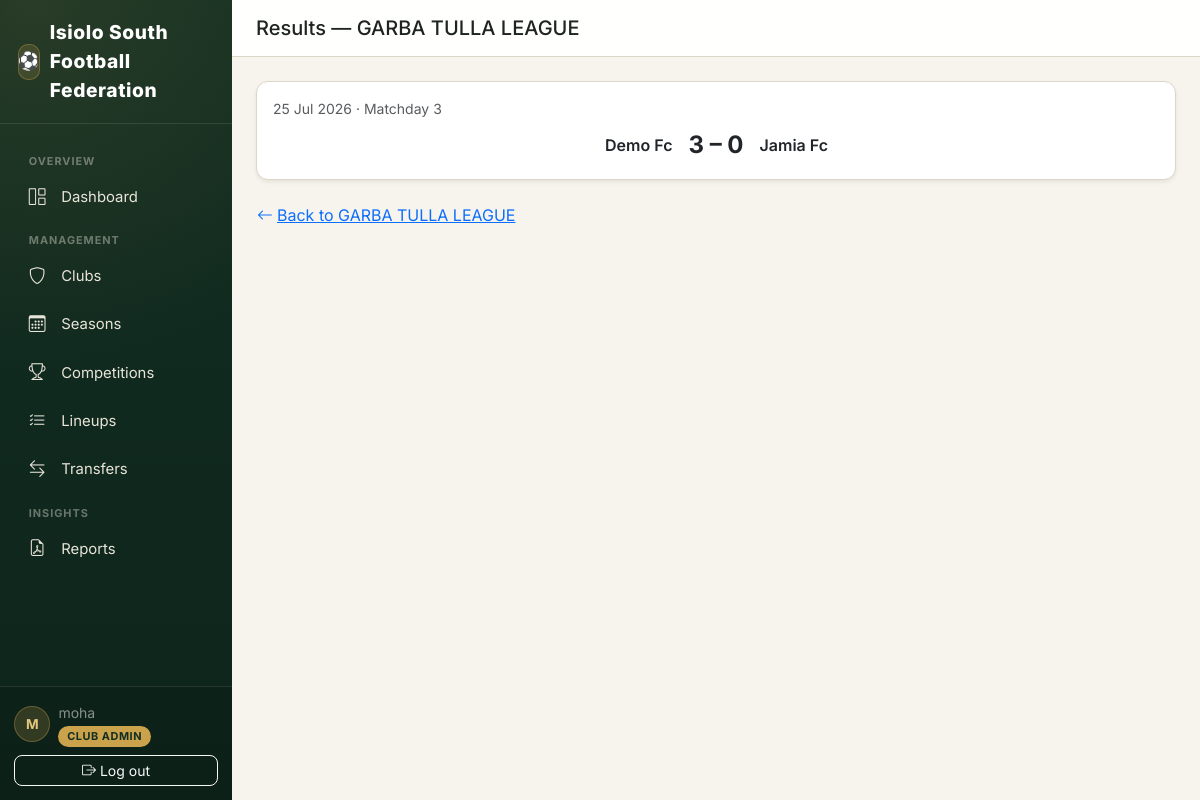
/results/competition/2/ (signed in), run on the app's committed database.
### accounts/models.py (models this page shows, shortened)
class CustomUser(AbstractUser):
    class Role(models.TextChoices):
        SUPER_ADMIN = "SUPER_ADMIN", "Super Admin"
        SUBCOUNTY_ADMIN = "SUBCOUNTY_ADMIN", "Sub-County Admin"
        CLUB_ADMIN = "CLUB_ADMIN", "Club Admin"
        REFEREE = "REFEREE", "Referee"
    role = models.CharField(
        max_length=20,
        choices=Role.choices,
        default=Role.CLUB_ADMIN,
        help_text="Determines what this user can see and do in FCMS.",
    )
    phone_number = models.CharField(max_length=20, blank=True)
    club = models.ForeignKey(
        "clubs.Club",
        on_delete=models.SET_NULL,
        null=True,
        blank=True,
        related_name="admins",
        help_text="Only set for Club Admin role.",
    )
    @property
    def is_super_admin(self):
        return self.role == self.Role.SUPER_ADMIN
    @property
    def is_subcounty_admin(self):
        return self.role == self.Role.SUBCOUNTY_ADMIN

### competitions/models.py (models this page shows, shortened)
class Competition(models.Model):
    class CompetitionType(models.TextChoices):
        LEAGUE = "LEAGUE", "League"
        KNOCKOUT = "KNOCKOUT", "Knockout"
        GROUP_KNOCKOUT = "GROUP_KNOCKOUT", "Group + Knockout"
        FRIENDLY = "FRIENDLY", "Friendly"
    class Status(models.TextChoices):
        DRAFT = "DRAFT", "Draft"
        REGISTRATION = "REGISTRATION", "Registration Open"
        ONGOING = "ONGOING", "Ongoing"
        COMPLETED = "COMPLETED", "Completed"
    season = models.ForeignKey(Season, on_delete=models.CASCADE, related_name="competitions")
    name = models.CharField(max_length=150, help_text='e.g. "Garbatulla Sub-County League"')
    competition_type = models.CharField(max_length=20, choices=CompetitionType.choices)
    status = models.CharField(max_length=20, choices=Status.choices, default=Status.DRAFT)
    double_round_robin = models.BooleanField(
        default=False,
        help_text="League only: teams play each other twice (home & away) instead of once.",
    )
    points_win = models.PositiveSmallIntegerField(default=3)
    points_draw = models.PositiveSmallIntegerField(default=1)
    points_loss = models.PositiveSmallIntegerField(default=0)
    two_legged_ties = models.BooleanField(
        default=False, help_text="Knockout only: each tie is played home & away (aggregate score)."
    )
    extra_time_enabled = models.BooleanField(default=True, help_text="Knockout only.")
    penalties_enabled = models.BooleanField(
        default=True, help_text="Knockout only: penalty shootout if still level after extra time."
    )
    has_third_place_playoff = models.BooleanField(default=False, help_text="Knockout only.")
    teams_qualifying_per_group = models.PositiveSmallIntegerField(
        default=2,
        help_text="Group + Knockout only: how many teams from each group advance to the knockout stage.",
    )
    created_at = models.DateTimeField(auto_now_add=True)
    class Meta:
        ordering = ["-created_at"]
        unique_together = ("season", "name")

class CompetitionTeam(models.Model):
    class Status(models.TextChoices):
        ENTERED = "ENTERED", "Entered"
        WITHDRAWN = "WITHDRAWN", "Withdrawn"
        DISQUALIFIED = "DISQUALIFIED", "Disqualified"
    competition = models.ForeignKey(Competition, on_delete=models.CASCADE, related_name="entered_teams")
    club = models.ForeignKey(Club, on_delete=models.CASCADE, related_name="competition_entries")
    status = models.CharField(max_length=20, choices=Status.choices, default=Status.ENTERED)
    entered_at = models.DateTimeField(auto_now_add=True)
    class Meta:
        unique_together = ("competition", "club")
        ordering = ["club__name"]

### results/models.py (models this page shows, shortened)
class MatchResult(models.Model):
    fixture = models.OneToOneField(Fixture, on_delete=models.CASCADE, related_name="result")
    home_score = models.PositiveSmallIntegerField()
    away_score = models.PositiveSmallIntegerField()
    went_to_extra_time = models.BooleanField(default=False)
    home_score_et = models.PositiveSmallIntegerField(
        default=0, help_text="Goals scored during extra time only (not cumulative)."
    )
    away_score_et = models.PositiveSmallIntegerField(
        default=0, help_text="Goals scored during extra time only (not cumulative)."
    )
    went_to_penalties = models.BooleanField(default=False)
    home_penalties = models.PositiveSmallIntegerField(default=0)
    away_penalties = models.PositiveSmallIntegerField(default=0)
    played_at = models.DateTimeField(null=True, blank=True, help_text="Actual datetime the match was played.")
    notes = models.TextField(blank=True, help_text="e.g. match abandoned, crowd issues, etc.")
    created_at = models.DateTimeField(auto_now_add=True)
    updated_at = models.DateTimeField(auto_now=True)
    @property
    def home_total(self):
        return self.home_score + self.home_score_et
    @property
    def away_total(self):
        return self.away_score + self.away_score_et

### fixtures/models.py (models this page shows, shortened)
class Fixture(models.Model):
    class Status(models.TextChoices):
        SCHEDULED = "SCHEDULED", "Scheduled"
        PLAYED = "PLAYED", "Played"
        POSTPONED = "POSTPONED", "Postponed"
        CANCELLED = "CANCELLED", "Cancelled"
    class Leg(models.IntegerChoices):
        FIRST = 1, "First leg"
        SECOND = 2, "Second leg"
    competition = models.ForeignKey(Competition, on_delete=models.CASCADE, related_name="fixtures")
    group = models.ForeignKey(
        Group, on_delete=models.CASCADE, null=True, blank=True, related_name="fixtures",
        help_text="Set only for group-stage fixtures within a Group + Knockout competition.",
    )
    knockout_fixture = models.OneToOneField(
        KnockoutFixture, on_delete=models.CASCADE, null=True, blank=True, related_name="match",
        help_text="Set only when this fixture fulfils a knockout bracket slot.",
    )
    home_team = models.ForeignKey(
        CompetitionTeam, on_delete=models.CASCADE, related_name="home_fixtures"
    )
    away_team = models.ForeignKey(
        CompetitionTeam, on_delete=models.CASCADE, related_name="away_fixtures"
    )
    round_number = models.PositiveSmallIntegerField(
        null=True, blank=True, help_text="League/group round number, e.g. Matchday 1, 2, 3..."
    )
    leg = models.PositiveSmallIntegerField(choices=Leg.choices, default=Leg.FIRST)
    match_date = models.DateField(null=True, blank=True)
    kickoff_time = models.TimeField(null=True, blank=True)
    venue = models.CharField(max_length=150, blank=True)
    status = models.CharField(max_length=20, choices=Status.choices, default=Status.SCHEDULED)
    created_at = models.DateTimeField(auto_now_add=True)
    class Meta:
        ordering = ["match_date", "kickoff_time", "id"]
    @property
    def is_knockout(self):
        return self.knockout_fixture_id is not None
    @property
    def is_group_stage(self):
        return self.group_id is not None

### clubs/models.py (models this page shows, shortened)
class Club(models.Model):
    class Status(models.TextChoices):
        PENDING = "PENDING", "Pending Approval"
        ACTIVE = "ACTIVE", "Active"
        SUSPENDED = "SUSPENDED", "Suspended"
        INACTIVE = "INACTIVE", "Inactive"
    name = models.CharField(max_length=150, unique=True)
    logo = models.ImageField(upload_to="club_logos/", blank=True, null=True)
    ward = models.CharField(max_length=100, help_text="Administrative ward the club represents.")
    registration_number = models.CharField(max_length=50, unique=True)
    home_ground = models.CharField(max_length=150, blank=True)
    contact_name = models.CharField(max_length=100, blank=True)
    contact_phone = models.CharField(max_length=20, blank=True)
    contact_email = models.EmailField(blank=True)
    status = models.CharField(max_length=20, choices=Status.choices, default=Status.PENDING)
    created_at = models.DateTimeField(auto_now_add=True)
    updated_at = models.DateTimeField(auto_now=True)
    class Meta:
        ordering = ["name"]

### results/views.py (the view)
# urls.py: path("competition/<int:competition_pk>/", views.result_list, name="list"),
@login_required
def result_list(request, competition_pk):
    competition = get_object_or_404(Competition, pk=competition_pk)
    results = (
        MatchResult.objects.filter(fixture__competition=competition)
        .select_related(
            "fixture__home_team__club",
            "fixture__away_team__club",
            "fixture__group",
            "fixture__knockout_fixture__round",
        )
        .prefetch_related("goals__scorer")
        .order_by("fixture__match_date")
    )
    return render(request, "results/result_list.html", {"competition": competition, "results": results})

### results/templates/results/result_list.html (shortened to what this page needs)
{% extends "base.html" %}
{% block page_title %}Results — {{ competition.name }}{% endblock %}
{% block content %}
{% if not results %}
<div class="card shadow-sm p-5 text-center text-muted">
    <i class="bi bi-clipboard-data fs-1 mb-2"></i>
    <p class="mb-0">No results recorded yet.</p>
</div>
{% else %}
<div class="d-flex flex-column gap-3">
{% for result in results %}
<div class="card shadow-sm">
    <div class="card-body">
        <div class="d-flex justify-content-between align-items-center">
            <small class="text-muted">
                {{ result.fixture.match_date|date:"d M Y"|default:"TBD" }}
                {% if result.fixture.is_knockout %}· {{ result.fixture.knockout_fixture.round.get_name_display }}
                {% elif result.fixture.is_group_stage %}· {{ result.fixture.group.name }}
                {% else %}· Matchday {{ result.fixture.round_number }}{% endif %}
            </small>
        </div>
        <div class="d-flex align-items-center justify-content-between mt-2">
            <span class="fw-semibold text-end" style="flex:1">{{ result.fixture.home_team.club.name }}</span>
            <span class="mx-3 fs-4 fw-bold">{{ result.home_total }} – {{ result.away_total }}</span>
            <span class="fw-semibold" style="flex:1">{{ result.fixture.away_team.club.name }}</span>
        </div>
    </div>
</div>
{% endfor %}
</div>
{% endif %}
<a href="{% url 'competitions:detail' competition.pk %}" class="btn btn-link mt-3 ps-0">
    <i class="bi bi-arrow-left me-1"></i>Back to {{ competition.name }}
</a>
{% endblock %}

### templates/base.html (shortened to what this page needs)
{% load static %}
<!DOCTYPE html>
<html lang="en">
<head>
    <link href="https://cdnjs.cloudflare.com/ajax/libs/bootstrap/5.3.3/css/bootstrap.min.css" rel="stylesheet">
    <link href="https://cdnjs.cloudflare.com/ajax/libs/bootstrap-icons/1.11.3/font/bootstrap-icons.min.css" rel="stylesheet">
</head>
<body>
<div class="d-flex" style="min-height: 100vh;">
    {% if user.is_authenticated %}
    <nav class="sidebar d-none d-lg-flex">
        <div class="brand">
            <span class="brand-badge">⚽</span> Isiolo South Football Federation
        </div>
        <div class="sidebar-scroll">
            <div class="nav-section-label">Overview</div>
            <ul class="nav nav-pills flex-column gap-1 mb-1">
                <li class="nav-item">
                    <a class="nav-link {% if request.resolver_match.app_name == 'dashboard' %}active{% endif %}" href="{% url 'dashboard:home' %}">
                        <i class="bi bi-grid-1x2 me-2"></i>Dashboard
                    </a>
                </li>
            </ul>
            <div class="nav-section-label">Management</div>
            <ul class="nav nav-pills flex-column gap-1 mb-1">
                <li class="nav-item">
                    <a class="nav-link {% if request.resolver_match.app_name == 'clubs' %}active{% endif %}" href="{% url 'clubs:list' %}">
                        <i class="bi bi-shield me-2"></i>Clubs
                    </a>
                </li>
                <li class="nav-item">
                    <a class="nav-link {% if request.resolver_match.app_name == 'seasons' %}active{% endif %}" href="{% url 'seasons:list' %}">
                        <i class="bi bi-calendar3 me-2"></i>Seasons
                    </a>
                </li>
                <li class="nav-item">
                    <a class="nav-link {% if request.resolver_match.app_name == 'competitions' %}active{% endif %}" href="{% url 'competitions:list' %}">
                        <i class="bi bi-trophy me-2"></i>Competitions
                    </a>
                </li>
                <li class="nav-item">
                    <a class="nav-link {% if request.resolver_match.app_name == 'lineups' %}active{% endif %}" href="{% url 'lineups:home' %}">
                        <i class="bi bi-list-check me-2"></i>Lineups
                    </a>
                </li>
                <li class="nav-item">
                    <a class="nav-link {% if request.resolver_match.app_name == 'transfers' %}active{% endif %}" href="{% url 'transfers:dashboard' %}">
                        <i class="bi bi-arrow-left-right me-2"></i>Transfers
                    </a>
                </li>
            </ul>
            <div class="nav-section-label">Insights</div>
            <ul class="nav nav-pills flex-column gap-1">
                <li class="nav-item">
                    <a class="nav-link {% if request.resolver_match.app_name == 'reports' %}active{% endif %}" href="{% url 'reports:home' %}">
                        <i class="bi bi-file-earmark-pdf me-2"></i>Reports
                    </a>
                </li>
            </ul>
        </div>
        <div class="sidebar-footer">
            <div class="d-flex align-items-center gap-2 mb-2">
                <div class="user-avatar">{{ user.get_full_name|default:user.username|slice:":1"|upper }}</div>
                <div style="min-width:0;">
                    <div class="small text-white-50 text-truncate">{{ user.get_full_name|default:user.username }}</div>
                    <span class="role-badge">{{ user.get_role_display }}</span>
                </div>
            </div>
            <form method="post" action="{% url 'accounts:logout' %}">
                <button class="btn btn-sm btn-outline-light w-100" type="submit">
                    <i class="bi bi-box-arrow-right me-1"></i>Log out
                </button>
            </form>
        </div>
    </nav>
    {% endif %}
    <main class="flex-grow-1 d-flex flex-column" style="min-width:0; height: 100vh; overflow-y: auto;" id="mainScroll">
        {% if user.is_authenticated %}
        <div class="top-bar px-3 px-lg-4 py-3" id="topBar">
            <div class="d-flex align-items-center gap-3">
                <h5 class="mb-0">{% block page_title %}{% endblock %}</h5>
            </div>
        </div>
        {% endif %}
        <div class="content-area flex-grow-1">
            {% block content %}{% endblock %}
        </div>
    </main>
</div>
</body>
</html>

### data on the page
CustomUser: get_full_name "M", get_full_name "moha", role "CLUB ADMIN"
Competition: name "GARBA TULLA LEAGUE"
MatchResult: fixture.match_date "25 Jul 2026", fixture.round_number "3", fixture.home_team.club.name "Demo Fc", home_total "3", away_total "0", fixture.away_team.club.name "Jamia Fc"
